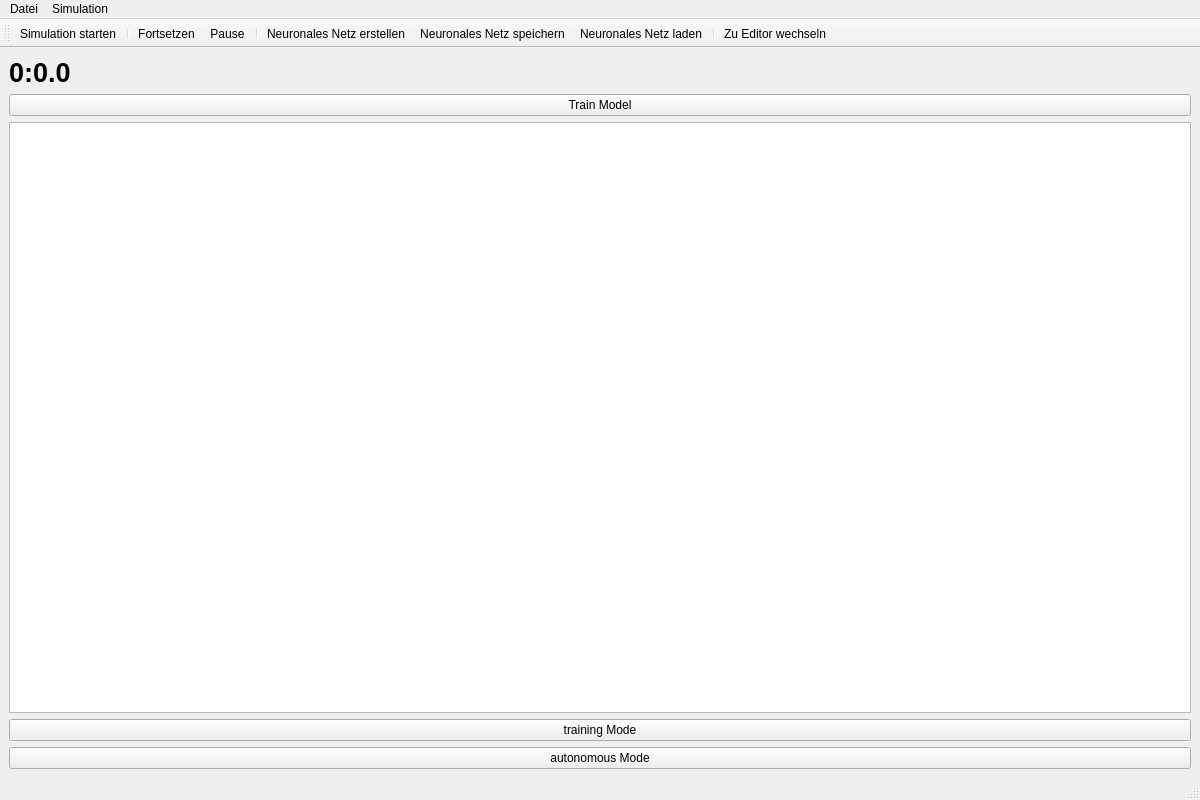
<?xml version="1.0" encoding="UTF-8"?>
<ui version="4.0">
 <class>SimulatorWindow</class>
 <widget class="QMainWindow" name="SimulatorWindow">
  <property name="geometry">
   <rect>
    <x>0</x>
    <y>0</y>
    <width>1200</width>
    <height>800</height>
   </rect>
  </property>
  <property name="windowTitle">
   <string>MainWindow</string>
  </property>
  <widget class="QWidget" name="centralwidget">
   <layout class="QGridLayout" name="gridLayout">
    <item row="2" column="0">
     <widget class="QGraphicsView" name="graphicsView"/>
    </item>
    <item row="4" column="0">
     <widget class="QPushButton" name="autonomousModeButton">
      <property name="text">
       <string>autonomous Mode</string>
      </property>
     </widget>
    </item>
    <item row="3" column="0">
     <widget class="QPushButton" name="trainingModeButton">
      <property name="text">
       <string>training Mode</string>
      </property>
     </widget>
    </item>
    <item row="0" column="0">
     <widget class="QLabel" name="timeLabel">
      <property name="font">
       <font>
        <pointsize>20</pointsize>
        <weight>75</weight>
        <bold>true</bold>
       </font>
      </property>
      <property name="text">
       <string>0:0.0</string>
      </property>
     </widget>
    </item>
    <item row="1" column="0">
     <widget class="QPushButton" name="trainModelButton">
      <property name="text">
       <string>Train Model</string>
      </property>
     </widget>
    </item>
   </layout>
  </widget>
  <widget class="QMenuBar" name="menubar">
   <property name="geometry">
    <rect>
     <x>0</x>
     <y>0</y>
     <width>1200</width>
     <height>22</height>
    </rect>
   </property>
   <widget class="QMenu" name="menuDatei">
    <property name="title">
     <string>Datei</string>
    </property>
   </widget>
   <widget class="QMenu" name="menuSimulation">
    <property name="title">
     <string>Simulation</string>
    </property>
   </widget>
   <addaction name="menuDatei"/>
   <addaction name="menuSimulation"/>
  </widget>
  <widget class="QStatusBar" name="statusbar"/>
  <widget class="QToolBar" name="toolBar">
   <property name="windowTitle">
    <string>toolBar</string>
   </property>
   <attribute name="toolBarArea">
    <enum>TopToolBarArea</enum>
   </attribute>
   <attribute name="toolBarBreak">
    <bool>false</bool>
   </attribute>
   <addaction name="actionSimulation_starten"/>
   <addaction name="separator"/>
   <addaction name="actionResume"/>
   <addaction name="actionPause"/>
   <addaction name="separator"/>
   <addaction name="actioncreateNeuralNet"/>
   <addaction name="actionsaveNeuralNet"/>
   <addaction name="actionloadNeuralNet"/>
   <addaction name="separator"/>
   <addaction name="actionZu_Editor_wechseln"/>
  </widget>
  <action name="actionZu_Editor_wechseln">
   <property name="icon">
    <iconset resource="icons.qrc">
     <normaloff>:/icon/img/icon/map.svg</normaloff>:/icon/img/icon/map.svg</iconset>
   </property>
   <property name="text">
    <string>Zu Editor wechseln</string>
   </property>
  </action>
  <action name="actionPause">
   <property name="icon">
    <iconset resource="icons.qrc">
     <normaloff>:/icon/img/icon/pause.svg</normaloff>:/icon/img/icon/pause.svg</iconset>
   </property>
   <property name="text">
    <string>Pause</string>
   </property>
  </action>
  <action name="actionResume">
   <property name="icon">
    <iconset resource="icons.qrc">
     <normaloff>:/icon/img/icon/resume_play.svg</normaloff>:/icon/img/icon/resume_play.svg</iconset>
   </property>
   <property name="text">
    <string>Fortsetzen</string>
   </property>
  </action>
  <action name="actionsaveNeuralNet">
   <property name="icon">
    <iconset resource="icons.qrc">
     <normaloff>:/icon/img/icon/save.svg</normaloff>:/icon/img/icon/save.svg</iconset>
   </property>
   <property name="text">
    <string>Neuronales Netz speichern</string>
   </property>
  </action>
  <action name="actionloadNeuralNet">
   <property name="icon">
    <iconset resource="icons.qrc">
     <normaloff>:/icon/img/icon/load.svg</normaloff>:/icon/img/icon/load.svg</iconset>
   </property>
   <property name="text">
    <string>Neuronales Netz laden</string>
   </property>
  </action>
  <action name="actioncreateNeuralNet">
   <property name="icon">
    <iconset resource="icons.qrc">
     <normaloff>:/icon/img/icon/create_Neural_network.svg</normaloff>:/icon/img/icon/create_Neural_network.svg</iconset>
   </property>
   <property name="text">
    <string>Neuronales Netz erstellen</string>
   </property>
  </action>
  <action name="actionSimulation_starten">
   <property name="icon">
    <iconset resource="icons.qrc">
     <normaloff>:/icon/img/icon/run.svg</normaloff>:/icon/img/icon/run.svg</iconset>
   </property>
   <property name="text">
    <string>Simulation starten</string>
   </property>
  </action>
 </widget>
 <resources>
  <include location="icons.qrc"/>
 </resources>
 <connections/>
</ui>
